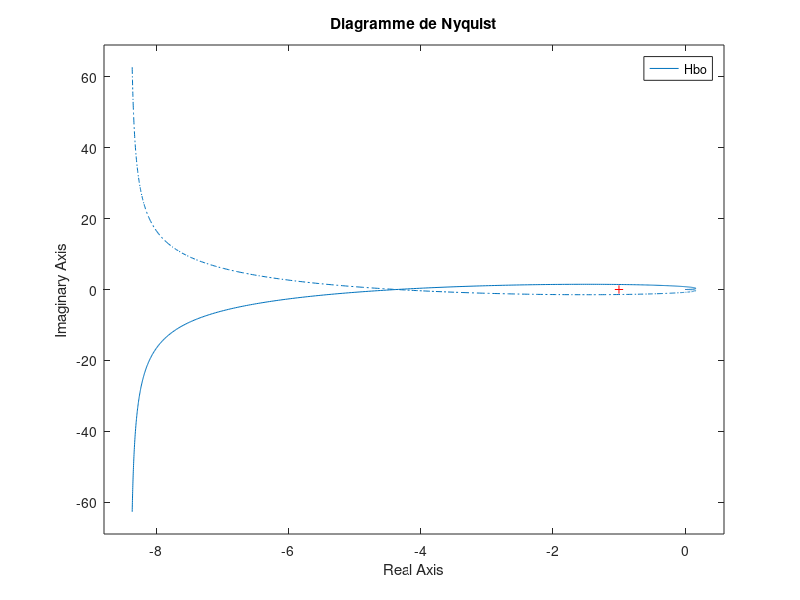

Here is the MATLAB script that generated this plot:
   clear all
   close all
   clc
   Hbo = 2 * tf([-2 1],[0.4 2.2 1 0]);
   figure(2); clf; nyquist(Hbo); grid; title('Diagramme de Nyquist');